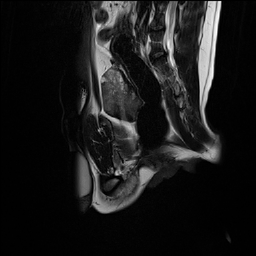
#> input picture temp/temp3.png, 256 x 256 px, shrunk from 512 x 512 before the run
$ python '区域生长算法.py'
#> lines starting #> are read from the running program, lines starting #| are printed output that depends on the picture; after the words box and inside, x2 and y2 are one past the last pixel; in counts of white or black regions, pixels touching at a corner belong together
import cv2
import numpy as np
import matplotlib.pyplot as plt

#初始种子选择
def originalSeed(gray, th):
 ret, thresh = cv2.threshold(gray, th, 255, cv2.THRESH_BINARY)#二值图，种子区域(不同划分可获得不同种子)
 kernel = cv2.getStructuringElement(cv2.MORPH_ELLIPSE, (3,3))#3×3结构元

 thresh_copy = thresh.copy() #复制thresh_A到thresh_copy
 thresh_B = np.zeros(gray.shape, np.uint8) #thresh_B大小与A相同，像素值为0

 seeds = [ ] #为了记录种子坐标

 #循环，直到thresh_copy中的像素值全部为0
 while thresh_copy.any():

  Xa_copy, Ya_copy = np.where(thresh_copy > 0) #thresh_A_copy中值为255的像素的坐标
  thresh_B[Xa_copy[0], Ya_copy[0]] = 255 #选取第一个点，并将thresh_B中对应像素值改为255

  #连通分量算法，先对thresh_B进行膨胀，再和thresh执行and操作（取交集）
  for i in range(200):
   dilation_B = cv2.dilate(thresh_B, kernel, iterations=1)
   thresh_B = cv2.bitwise_and(thresh, dilation_B)

  #取thresh_B值为255的像素坐标，并将thresh_copy中对应坐标像素值变为0
  Xb, Yb = np.where(thresh_B > 0)
  thresh_copy[Xb, Yb] = 0

  #循环，在thresh_B中只有一个像素点时停止
  while str(thresh_B.tolist()).count("255") > 1:
   thresh_B = cv2.erode(thresh_B, kernel, iterations=1) #腐蚀操作

  X_seed, Y_seed = np.where(thresh_B > 0) #取处种子坐标
  if X_seed.size > 0 and Y_seed.size > 0:
   seeds.append((X_seed[0], Y_seed[0]))#将种子坐标写入seeds
  thresh_B[Xb, Yb] = 0 #将thresh_B像素值置零
 return seeds

#区域生长
def regionGrow(gray, seeds, thresh, p):
 seedMark = np.zeros(gray.shape)
 #八邻域
 if p == 8:
  connection = [(-1, -1), (-1, 0), (-1, 1), (0, 1), (1, 1), (1, 0), (1, -1), (0, -1)]
 elif p == 4:
  connection = [(-1, 0), (0, 1), (1, 0), (0, -1)]

 #seeds内无元素时候生长停止
 while len(seeds) != 0:
  #栈顶元素出栈
  pt = seeds.pop(0)
  for i in range(p):
   tmpX = pt[0] + connection[i][0]
   tmpY = pt[1] + connection[i][1]

   #检测边界点
   if tmpX < 0 or tmpY < 0 or tmpX >= gray.shape[0] or tmpY >= gray.shape[1]:
    continue

   if abs(int(gray[tmpX, tmpY]) - int(gray[pt])) < thresh and seedMark[tmpX, tmpY] == 0:
    seedMark[tmpX, tmpY] = 255
    seeds.append((tmpX, tmpY))
 return seedMark


path = "../temp/temp3.png"
img = cv2.imread(path)
#> img is the input picture: shape (256, 256, 3); min 0, max 255, mean 25.7
gray = cv2.cvtColor(img, cv2.COLOR_BGR2GRAY)
hist = cv2.calcHist([gray], [0], None, [256], [0,256])#直方图
#> hist = 256 values, max 12140 at index 1, min 0 at index 248, mean 256

seeds = originalSeed(gray, th=5)
#> in originalSeed, `ret, thresh = cv2.threshold(gray, th, 255, cv2.THRESH_BINARY)#二值图，种子区域..`:
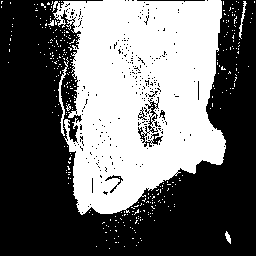
#> thresh: shape (256, 256); 42% white; 337 white regions (332 under 20 px), largest, box (x1, y1, x2, y2) and area: (52, 0, 226, 215) 26588, (58, 57, 69, 136) 183, (239, 1, 247, 39) 81, (225, 231, 231, 244) 42, (48, 20, 54, 26) 21
#> in originalSeed, `ret, thresh = cv2.threshold(gray, th, 255, cv2.THRESH_BINARY)#二值图，种子区域..`: ret = 5
#> the loop in originalSeed, `while thresh_copy.any(): ` made 442 passes
#> (Xb, Yb, X_seed, Y_seed) on passes 5, 6, 8: ([1], [59], [1], [59]), ([1], [61], [1], [61]), ([1], [236], [1], [236])
#> after the loop in originalSeed, `while thresh_copy.any():`: thresh_B: shape (256, 256); every value is 0
#> after the loop in originalSeed, `while thresh_copy.any():`: seeds = 288 pairs, first value 1 to 248, second value 8 to 252
seedMark = regionGrow(gray, seeds, thresh=3, p=8)
#> the loop in regionGrow, `while len(seeds) != 0:` made 42479 passes
#> pt on passes 1 to 3: (1, 59), (1, 61), (1, 236)
#> after the loop in regionGrow, `while len(seeds) != 0:`:
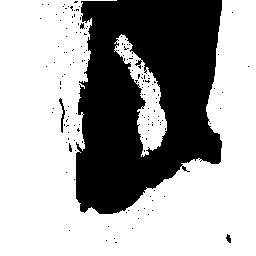
#> seedMark: shape (256, 256) float64; 64.4% white; 149 black regions (145 under 20 px), largest, box (x1, y1, x2, y2) and area: (76, 0, 222, 214) 22971, (59, 98, 65, 133) 74, (226, 234, 231, 243) 29, (80, 23, 85, 29) 20
#> after the loop in regionGrow, `while len(seeds) != 0:`: seeds = []

plt.plot(hist)
plt.xlim([0, 256])
plt.show()
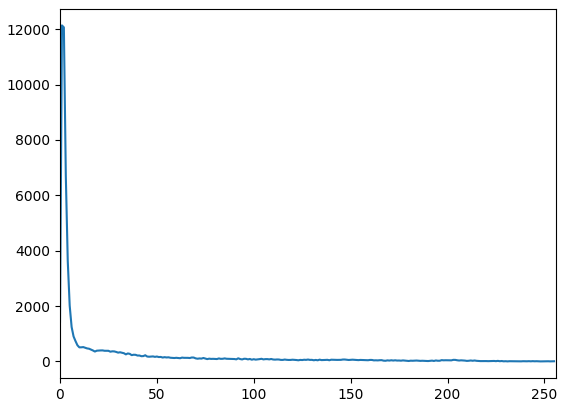
#> figure drawn by matplotlib, 1 panel; curve peaks at x = 1, y = 12140
cv2.imshow("seedMark", seedMark)
cv2.waitKey(0)

$ run again, with temp/temp0.png copied over temp/temp3.png
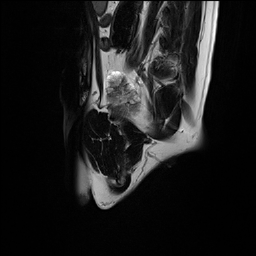
#> input picture temp/temp0.png, 256 x 256 px, shrunk from 512 x 512 before the run
#> img is the input picture: shape (256, 256, 3); min 0, max 255, mean 27.6
#> hist = 256 values, max 14455 at index 1, min 0 at index 250, mean 256
#> in originalSeed, `ret, thresh = cv2.threshold(gray, th, 255, cv2.THRESH_BINARY)#二值图，种子区域..`:
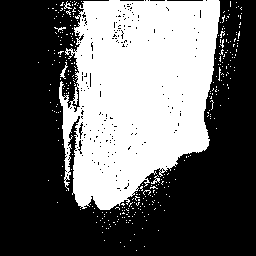
#> thresh: shape (256, 256); 39.2% white; 322 white regions (317 under 20 px), largest, box (x1, y1, x2, y2) and area: (59, 0, 220, 210) 24925, (60, 62, 68, 79) 42, (151, 175, 160, 184) 32, (64, 1, 72, 9) 27, (54, 27, 66, 32) 23
#> ret = 5
#> the loop in originalSeed, `while thresh_copy.any(): ` made 437 passes
#> (Xb, Yb, X_seed, Y_seed) on passes 2 to 4: ([1], [67], [1], [67]), ([1], [70], [1], [70]), ([1], [74], [1], [74])
#> after the loop in originalSeed, `while thresh_copy.any():`: seeds = 317 pairs, first value 1 to 250, second value 38 to 241
#> the loop in regionGrow, `while len(seeds) != 0:` made 42266 passes
#> pt on passes 1 to 3: (1, 67), (1, 70), (1, 74)
#> after the loop in regionGrow, `while len(seeds) != 0:`: seeds = []
#> `plt.show()`:
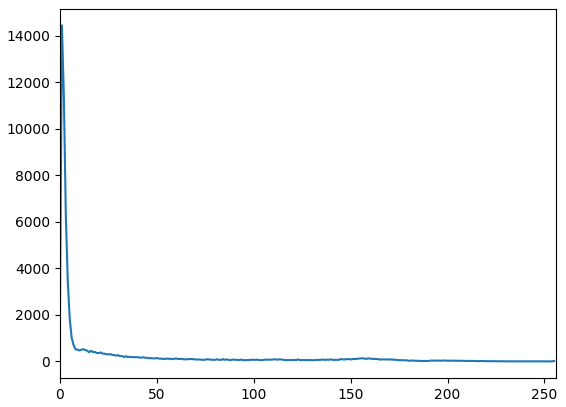
#> figure drawn by matplotlib, 1 panel; curve peaks at x = 1, y = 14455
